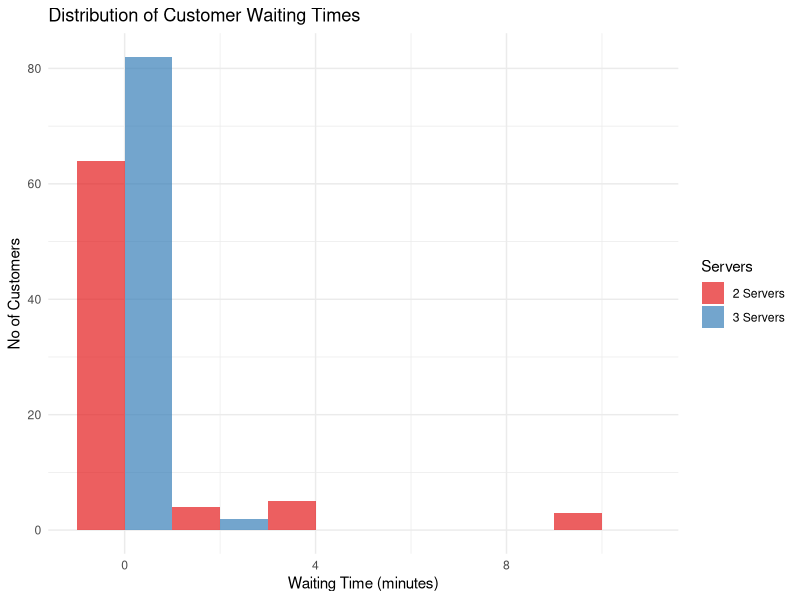
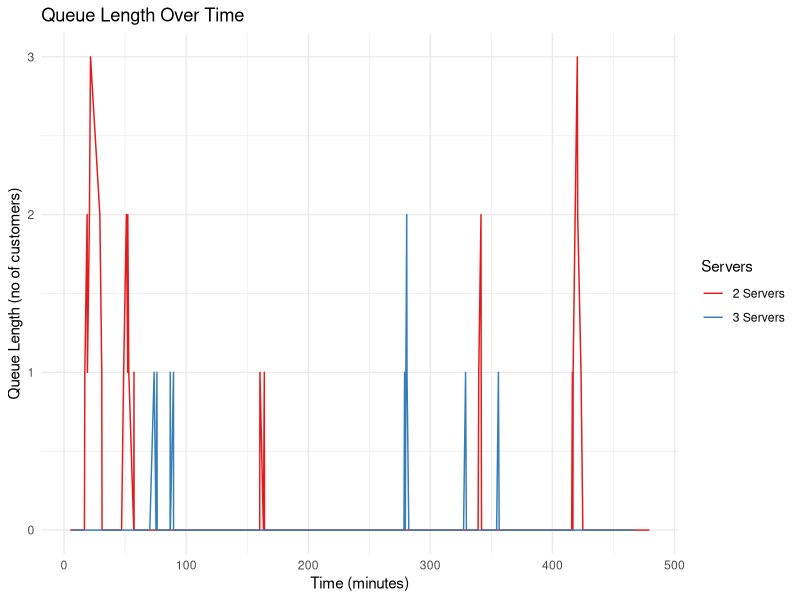

Here is the R script that generated these plots, in order:
## ---- chunk 1
knitr::opts_chunk$set(echo = TRUE)
library(ggplot2)
library(dplyr)
set.seed(123) # For reproducibility
## ---- chunk 2
# Function to calculate inter-arrival times (Poisson arrivals)
calculate_arrivals <- function(rate, total_time) {
  # Convert rate from customers per hour to customers per 1 minute
  rate_minute <- rate / 60
  
  # Calculate exponential  inter-arrival times using rexp
  inter_arrival_times <- rexp(1000, rate_minute)
  
  # Convert internal arrival times to actual arrival times of customers
  arrival_times <- cumsum(inter_arrival_times)
  
  # Keep only arrivals within the simulation time (8 hours)
  arrival_times <- arrival_times[arrival_times <= total_time]
  
  return(arrival_times)
}

# Function to calculate service times (exponential)
calculate_service_times <- function(mean_service_time, customers) {
  # Calculate service times using rexp
  # Rate = 1/mean_service_time because exponential parameter is the inverse of mean
  service_times <- rexp(customers, 1/mean_service_time)
  
  return(service_times)
}

# Function to simulate the M/M/c queuing system
simulate_queue <- function(arrival_times, service_times, servers) {
  customers <- length(arrival_times)
  
  # Initialize variables
  waiting_times <- numeric(customers)      #Time spent waiting
  service_start_times <- numeric(customers)     #Service begins
  service_end_times <- numeric(customers)       #Service ends
  
  # Track the time each server gets available again (Initially free at time 0)
  server_available_times <- rep(0, servers)
  
  # Track which server handles each customer
  server_assignment <- numeric(customers)
  
  # For each customer (FCFS)
  for (i in 1:customers) {
    # Find server that become available first
    earliest_server <- which.min(server_available_times)
    
    # Assign customer to that server
    server_assignment[i] <- earliest_server
    
    # Calculate when service can start (starts when the server is free or when the customer arrives)
    service_start_times[i] <- max(arrival_times[i], server_available_times[earliest_server])
    
    # Calculate waiting time
    waiting_times[i] <- service_start_times[i] - arrival_times[i]
    
    # Calculate service end time
    service_end_times[i] <- service_start_times[i] + service_times[i]
    
    # Update server availability to the service and time
    server_available_times[earliest_server] <- service_end_times[i]
  }
  
  # Calculate system exit times (same as service end times)
  exit_times <- service_end_times
  
  # Calculate queue length over time by checking arrivals vs. service starts
  time_points <- sort(unique(c(arrival_times, service_start_times)))
  queue_lengths <- numeric(length(time_points))
  
  for (t in 1:length(time_points)) {
    current_time <- time_points[t]
    # Queue length = customers who arrived but haven’t started service yet
    in_queue <- sum(arrival_times <= current_time & service_start_times > current_time)
    queue_lengths[t] <- in_queue
  }
  
  # Calculate server utilization (proportion of time servers are busy)
  total_busy_time <- numeric(servers)
  for (s in 1:servers) {
    # Identify all customers served by server (s)
    server_indices <- which(server_assignment == s)
    if (length(server_indices) > 0) {
      # Total busy time = sum of service durations for this server
      total_busy_time[s] <- sum(service_end_times[server_indices] - service_start_times[server_indices])
    } else {
      total_busy_time[s] <- 0 # Server unused if no customers is available
    }
  }
  
  # Calculate total simulation time (is the last customer’s exit time)
  total_simulation_time <- max(exit_times)
  # Calculate utilization (total busy time across all servers divided by total available time)
  server_utilization <- sum(total_busy_time) / (servers * total_simulation_time)
  
  # Results
  results <- list(
    waiting_times = waiting_times,
    queue_lengths = queue_lengths,
    time_points = time_points,
    server_utilization = server_utilization,
    average_waiting_time = mean(waiting_times),
    average_queue_length = mean(queue_lengths),
    max_queue_length = max(queue_lengths),
    total_customers = customers
  )
  
  return(results)
}

# Run the simulation
run_simulation <- function(arrival_rate, service_time, simulation_time, servers) {
  # Calculate arrivals
  arrival_times <- calculate_arrivals(arrival_rate, simulation_time)
  
  # Calculate service times
  service_times <- calculate_service_times(service_time, length(arrival_times))
  
  # Simulate the queuing system and return results
  results <- simulate_queue(arrival_times, service_times, servers)
  
  return(results)
}
## ---- chunk 3
# Set parameters
arrival_rate <- 10  # customers per hour (poisson lambda)
service_time <- 5   # minutes per customer (exponential mean)
simulation_time <- 480  # minutes (8-hour workday)

# Run simulation with 2 servers
results_2_servers <- run_simulation(arrival_rate, service_time, simulation_time, 2)

# Run simulation with 3 servers
results_3_servers <- run_simulation(arrival_rate, service_time, simulation_time, 3)
## ---- chunk 4
# Key metrics for system with 2 servers
cat("Performance with 2 servers:\n")
cat("Average waiting time:", round(results_2_servers$average_waiting_time, 2), "minutes\n")
cat("Average queue length:", round(results_2_servers$average_queue_length, 2), "customers\n")
cat("Maximum queue length:", results_2_servers$max_queue_length, "customers\n")
cat("Server utilization:", round(results_2_servers$server_utilization * 100, 2), "%\n")
cat("Total customers served:", results_2_servers$total_customers, "\n")
## ---- chunk 5
# Key metrics for system with 3 servers
cat("Performance with 3 servers:\n")
cat("Average waiting time:", round(results_3_servers$average_waiting_time, 2), "minutes\n")
cat("Average queue length:", round(results_3_servers$average_queue_length, 2), "customers\n")
cat("Maximum queue length:", results_3_servers$max_queue_length, "customers\n")
cat("Server utilization:", round(results_3_servers$server_utilization * 100, 2), "%\n")
cat("Total customers served:", results_3_servers$total_customers, "\n")
## ---- chunk 6
# Dataframe for waiting time distribution
waiting_times_df <- data.frame(
  Waiting_Time = c(results_2_servers$waiting_times, results_3_servers$waiting_times),
  Servers = factor(c(rep("2 Servers", length(results_2_servers$waiting_times)), 
                   rep("3 Servers", length(results_3_servers$waiting_times))))
)

# Histogram of waiting times
ggplot(waiting_times_df, aes(x = Waiting_Time, fill = Servers)) +
  geom_histogram(position = "dodge", binwidth = 2, alpha = 0.7) +
  labs(title = "Distribution of Customer Waiting Times",
       x = "Waiting Time (minutes)",
       y = "No of Customers") +
  theme_minimal() +
  scale_fill_brewer(palette = "Set1")
## ---- chunk 7
# Dataframe for queue lengths
queue_lengths_2 <- data.frame(
  Time = results_2_servers$time_points,
  Queue_Length = results_2_servers$queue_lengths,
  Servers = "2 Servers"
)

queue_lengths_3 <- data.frame(
  Time = results_3_servers$time_points,
  Queue_Length = results_3_servers$queue_lengths,
  Servers = "3 Servers"
)

queue_lengths_df <- rbind(queue_lengths_2, queue_lengths_3)

# Line plot of queue lengths
ggplot(queue_lengths_df, aes(x = Time, y = Queue_Length, color = Servers)) +
  geom_line() +
  labs(title = "Queue Length Over Time",
       x = "Time (minutes)",
       y = "Queue Length (no of customers)") +
  theme_minimal() +
  scale_color_brewer(palette = "Set1")
## ---- chunk 8
# Dataframe for comparison
comparison_df <- data.frame(
  Metric = c("Average Waiting Time (min)", "Average Queue Length", "Server Utilization (%)"),
  Two_Servers = c(round(results_2_servers$average_waiting_time, 2),
                 round(results_2_servers$average_queue_length, 2),
                 round(results_2_servers$server_utilization * 100, 2)),
  Three_Servers = c(round(results_3_servers$average_waiting_time, 2),
                   round(results_3_servers$average_queue_length, 2),
                   round(results_3_servers$server_utilization * 100, 2)),
  Improvement = c(round((results_2_servers$average_waiting_time - results_3_servers$average_waiting_time) / 
                      results_2_servers$average_waiting_time * 100, 2),
                round((results_2_servers$average_queue_length - results_3_servers$average_queue_length) / 
                      results_2_servers$average_queue_length * 100, 2),
                round((results_2_servers$server_utilization - results_3_servers$server_utilization) / 
                      results_2_servers$server_utilization * 100, 2))
)

knitr::kable(comparison_df, caption = "Performance Comparison Between 2 and 3 Servers")
